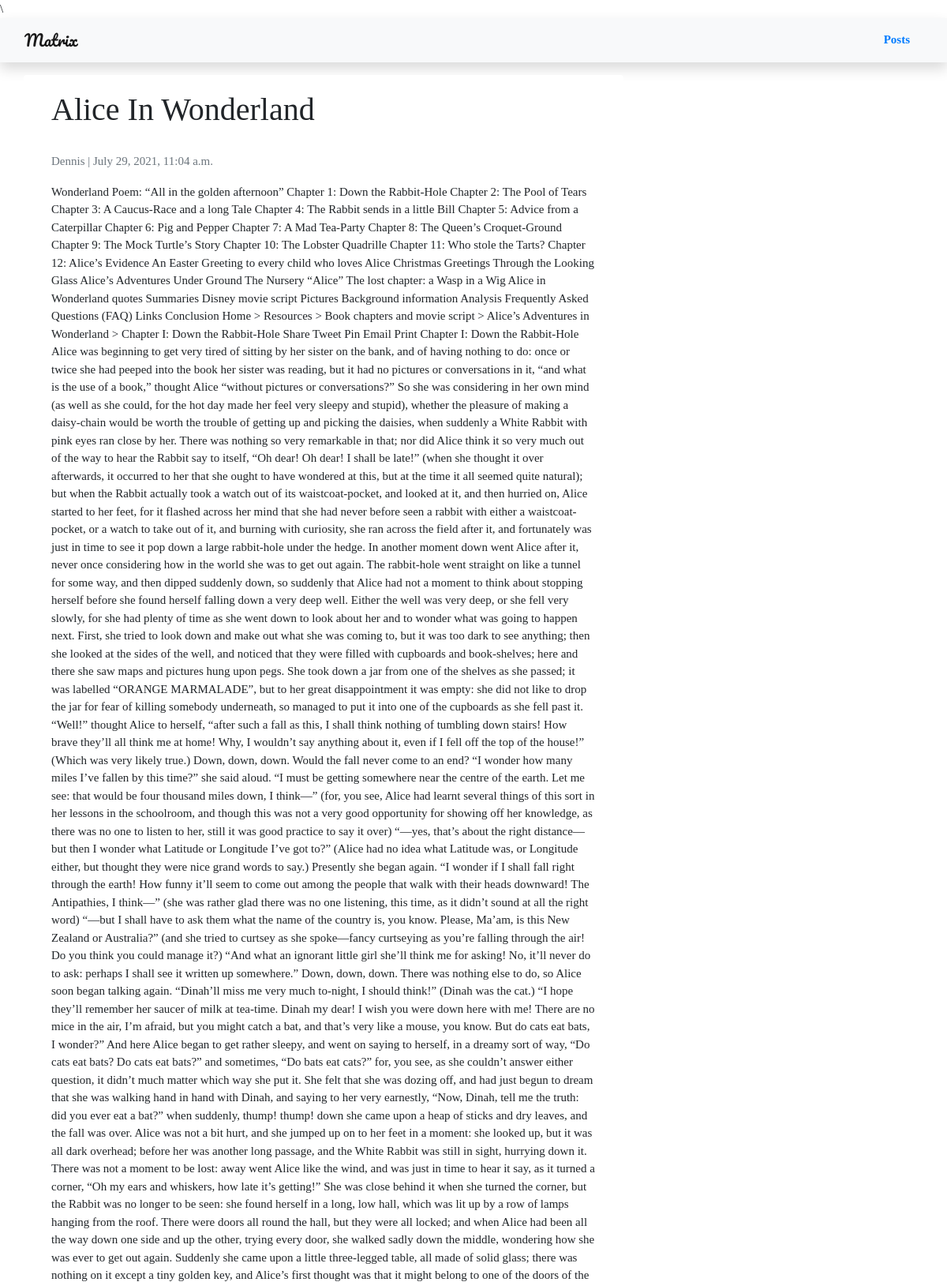
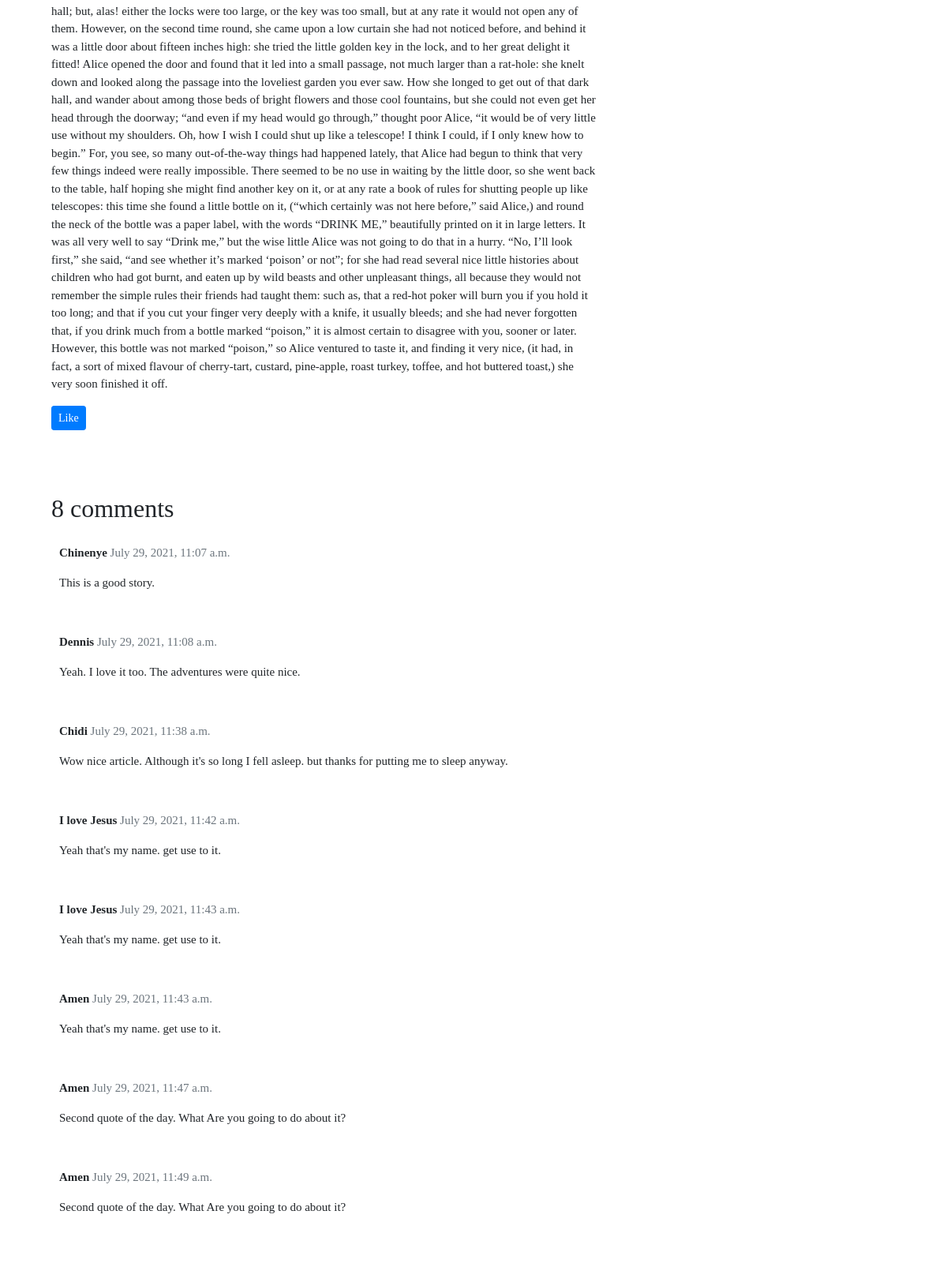
The page /alice-in-wonderland/ (upper part) on the database its author committed (2 pictures, top to bottom).
### blog/models.py (models this page shows, shortened)
class Post(models.Model):
    title = models.CharField(max_length=200, unique=True)
    slug = models.SlugField(max_length=200, unique=True)
    author = models.ForeignKey(User, on_delete=models.CASCADE)
    updated_on = models.DateTimeField(auto_now=True)
    created_on = models.DateTimeField()
    content = models.TextField()
    likes = models.ManyToManyField(
        User, related_name="post_likes")
    metades = models.CharField(max_length=300, default="new post")
    status = models.IntegerField(choices=STATUS, default=0)
    post_image = models.ImageField(
        upload_to='media/', max_length=254, blank=True, null=True)
    class Meta:
        ordering = ['-created_on']

class Comment(models.Model):
    post = models.ForeignKey(
        Post, on_delete=models.CASCADE, related_name="comments")
    name = models.CharField(max_length=80)
    body = models.TextField()
    created_on = models.DateTimeField(auto_now_add=True)
    class Meta:
        ordering = ['created_on']

### blog/views.py (the view)
# urls.py: path('<slug:slug>/', post_detail, name="post_detailing"),
def post_detail(request, slug):
    template_name = 'post_detail.html'
    post = get_object_or_404(Post, slug=slug)
    comments = post.comments
    new_comment = None
    if request.method == "POST":
        comment_form = CommentForm(data=request.POST)
        if comment_form.is_valid():
            new_comment = comment_form.save(commit=False)
            new_comment.post = post
            new_comment.save()
            comment_form = CommentForm()
    else:
        comment_form = CommentForm()
    return render(request, template_name, {
        'post': post,
        'comments': comments,
        'new_comment': new_comment,
        'comment_form': comment_form
    })

### templates/post_detail.html (shortened to what this page needs)
{% extends 'base.html' %} {% block content %}
{% load crispy_forms_tags %}
<div class="container">
    <div class="row">
        <div class="col-md-8 card mb-4  mt-3 left  top">
            <div class="card-body">
                <h1>{% block title %} {{ post.title }} {% endblock title %}</h1>
                <p class=" text-muted">{{ post.author }} | {{ post.created_on }}</p>
                <p class="card-text ">{{ post.content | safe }}</p>
                <form action="{% url 'like' post.slug %}" method="POST">
                    <button type="submit" name="post_slug" value="{{ post.slug }}" class="btn btn-primary btn-sm">Like</button>
                </form>
            </div>
        </div>
        <div class="col-md-8 card mb-4  mt-3 ">
            <div class="card-body">
                {% with comments.count as total_comments %}
                <h2>{{ total_comments }} comments</h2>
                    {% endwith %} {% for comment in comments.all %}
                <div class="comments" style="padding: 10px;">
                    <p class="font-weight-bold">
                        {{ comment.name }}
                        <span class=" text-muted font-weight-normal">
                            {{ comment.created_on }}
                        </span>
                    </p>
                    {{ comment.body | linebreaks }}
                </div>
                {% endfor %}
            </div>
        </div>
    </div>
</div>
{% endblock content %}

### templates/base.html (style rules this page uses)
html, body { height: 100%; }
body { font-family: 'Denso Var','Lucida Sans Unicode', 'Lucida Grande', 'Lucida Sans', 'sans-serif'; font-size: 15px; background-color: #ffffff; display: flex; flex-direction: column; }
.card-group,.card,.card-footer,.card-body { border: none; }

### rows shown on the page
Post: title "Alice In Wonderland", author "Dennis", created_on "July 29, 2021, 11:04 a.m.", content "Wonderland Poem: “All in the golden afternoon” Chapter 1: Down the Rabbit-Hole Chapter 2: The Pool of Tears Chapter 3: A Caucus-Race and a long Tale Chapter 4: The Rabbit sends in a little Bill Chapter 5: Advice from a Caterpillar Chapter 6: Pig and Pepper Chapter 7: A Mad Tea-Party Chapter 8: The Queen’s Croquet-Ground Chapter 9: The Mock Turtle’s Story Chapter 10: The Lobster Quadrille Chapter 11: Who stole the Tarts? Chapter 12: Alice’s Evidence An Easter Greeting to every child who loves Alice Christmas Greetings Through the Looking Glass Alice’s Adventures Under Ground The Nursery “Alice” The lost chapter: a Wasp in a Wig Alice in Wonderland quotes Summaries Disney movie script…"
Comment: name "Chinenye", created_on "July 29, 2021, 11:07 a.m.", body "This is a good story."
Comment: name "Dennis", created_on "July 29, 2021, 11:08 a.m.", body "Yeah. I love it too. The adventures were quite nice."
Comment: name "Chidi", created_on "July 29, 2021, 11:38 a.m.", body "Wow nice article. Although it's so long I fell asleep. but thanks for putting me to sleep anyway."
Comment: name "I love Jesus", created_on "July 29, 2021, 11:42 a.m.", body "Yeah that's my name. get use to it."
Comment: name "I love Jesus", created_on "July 29, 2021, 11:43 a.m.", body "Yeah that's my name. get use to it."
Comment: name "Amen", created_on "July 29, 2021, 11:43 a.m.", body "Yeah that's my name. get use to it."
Comment: name "Amen", created_on "July 29, 2021, 11:47 a.m.", body "Second quote of the day. What Are you going to do about it?"
Comment: name "Amen", created_on "July 29, 2021, 11:49 a.m.", body "Second quote of the day. What Are you going to do about it?"

### other values the page prints
{{ total_comments }} "8"
